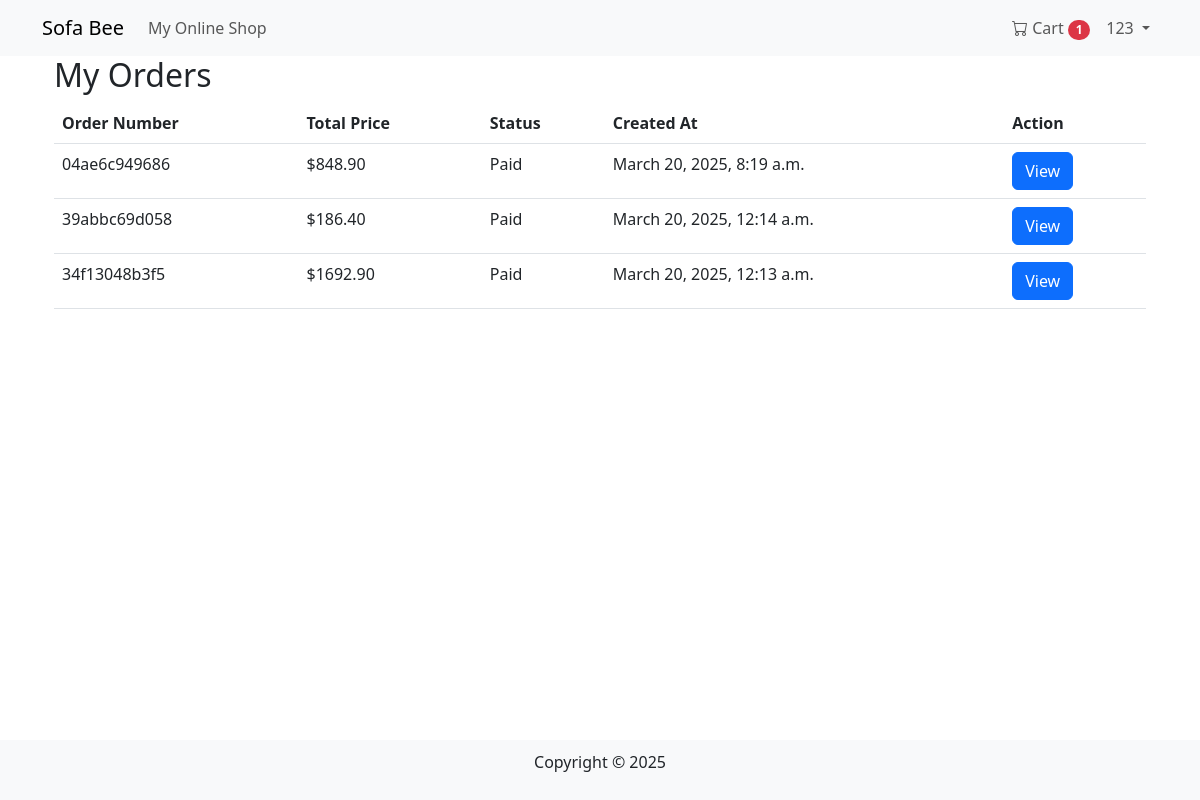
The page /orders/ (signed in) on the database as committed earlier.
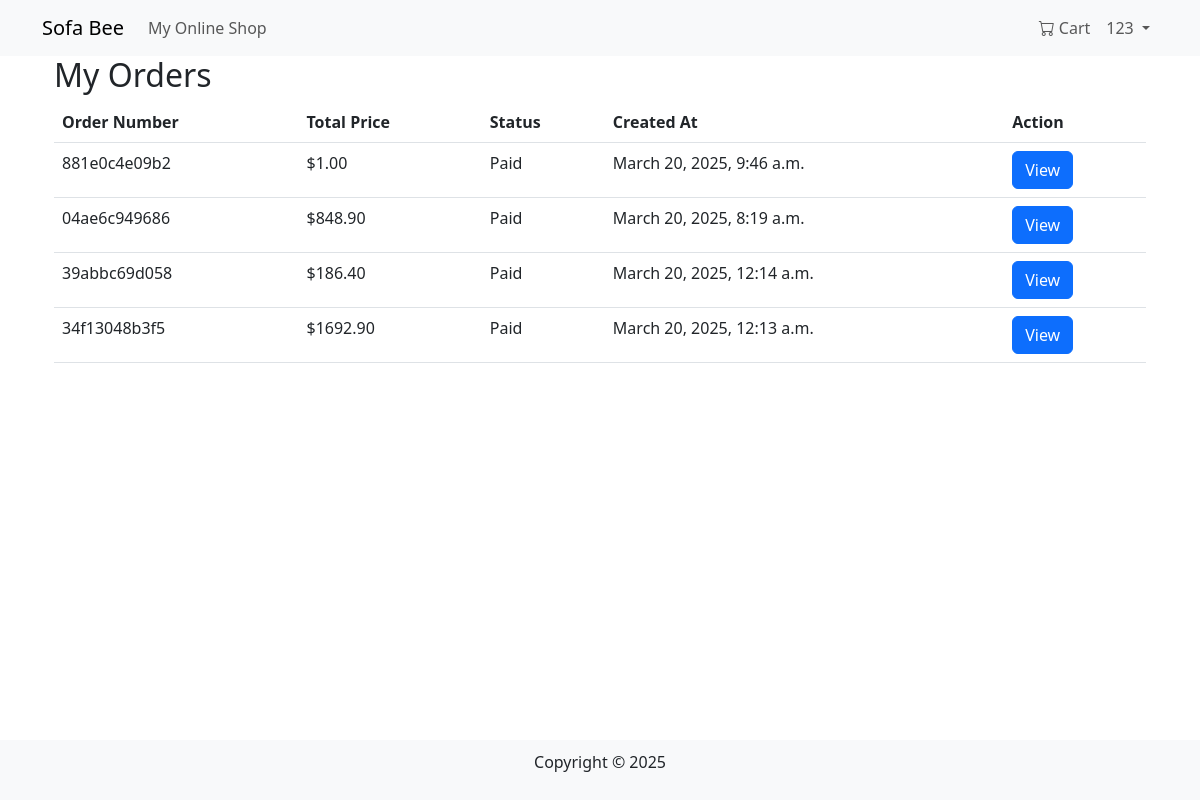
The same page on the database as committed later.
### orders/models.py (models this page shows, shortened)
class Order(models.Model):
    STATUS_CHOICES = [
        ('pending', 'Pending Payment'),
        ('paid', 'Paid'),
        ('shipped', 'Shipped'),
        ('completed', 'Completed'),
    ]
    PAYMENT_CHOICES = [
        ('credit_card', 'Credit Card'),
        ('paypal', 'PayPal'),
        ('wechat', 'WeChat Pay'),
        ('alipay', 'Alipay'),
        ('cash', 'Cash on Delivery'),
    ]
    user = models.ForeignKey(User, on_delete=models.CASCADE, related_name='orders')
    order_number = models.CharField(max_length=20, unique=True)
    total_price = models.DecimalField(max_digits=10, decimal_places=2)
    paid_at = models.DateTimeField(null=True, blank=True)  # Record payment time
    status = models.CharField(max_length=10, choices=STATUS_CHOICES, default='pending')
    payment_method = models.CharField(max_length=20, choices=PAYMENT_CHOICES, default='credit_card')
    shipping_address = models.TextField(null=True, blank=True)
    created_at = models.DateTimeField(auto_now_add=True)

### orders/views.py (the view)
# urls.py: path('', views.order_list, name='order_list'),
@login_required
def order_list(request):
    orders = Order.objects.filter(user=request.user).order_by('-created_at')
    return render(request, 'orders/order_list.html', {'orders': orders})

### cart/context_processors.py (called while the page is built)
def cart_processor(request):
    cart = None
    cart_total_items = 0
    if request.user.is_authenticated:
        try:
            cart = Cart.objects.get(user=request.user)
            cart_total_items = cart.items.count()
        except Cart.DoesNotExist:
            pass
    return {
        'cart': cart,
        'cart_total_items': cart_total_items
    }

### orders/templates/orders/order_list.html
{% extends "base.html" %}
{% block content %}
<div class="container">
    <h2>My Orders</h2>
    <table class="table">
        <thead>
            <tr>
                <th>Order Number</th>
                <th>Total Price</th>
                <th>Status</th>
                <th>Created At</th>
                <th>Action</th>
            </tr>
        </thead>
        <tbody>
            {% for order in orders %}
            <tr>
                <td>{{ order.order_number }}</td>
                <td>${{ order.total_price }}</td>
                <td>{{ order.get_status_display }}</td>
                <td>{{ order.created_at }}</td>
                <td><a href="{% url 'orders:order_detail' order.id %}" class="btn btn-primary">View</a></td>
            </tr>
            {% empty %}
            <tr><td colspan="5">No orders found.</td></tr>
            {% endfor %}
        </tbody>
    </table>
</div>
{% endblock %}

### products/templates/base.html (shortened to what this page needs)
<!DOCTYPE html>
<html lang="en">
<head>
    <link rel="stylesheet" href="https://cdn.jsdelivr.net/npm/bootstrap@5.3.0/dist/css/bootstrap.min.css">
    <link rel="stylesheet" href="https://cdn.jsdelivr.net/npm/bootstrap-icons@1.11.1/font/bootstrap-icons.css">
</head>
<body>
    <nav class="navbar navbar-expand-lg navbar-light bg-light">
        <div class="container">
            <a class="navbar-brand" href="{% url 'products:product_list' %}">Sofa Bee</a>
            <div class="collapse navbar-collapse" id="navbarNav">
                <ul class="navbar-nav me-auto">
                    <li class="nav-item"><a class="nav-link" href="{% url 'products:product_list' %}">My Online Shop</a></li>
                </ul>
                <ul class="navbar-nav">
                    {% if user.is_authenticated %}
                        <li class="nav-item">
                            <a class="nav-link" href="{% url 'cart:cart_detail' %}">
                                <i class="bi bi-cart"></i> Cart
                                {% if cart_total_items > 0 %}
                                    <span class="badge bg-danger rounded-pill">{{ cart_total_items }}</span>
                                {% endif %}
                            </a>
                        </li>
                        <li class="nav-item dropdown">
                            <a class="nav-link dropdown-toggle" href="#" id="userDropdown" role="button"
                              data-bs-toggle="dropdown" aria-expanded="false">
                                {{ user.username }}
                            </a>
                        </li>
                    {% else %}
                        <li class="nav-item"><a class="btn btn-primary" href="{% url 'users:login' %}">Log In</a></li>
                    {% endif %}
                </ul>
            </div>
        </div>
    </nav>
    <div class="container content">
        {% block content %}{% endblock %}
    </div>
    <footer>
        <p>Copyright © 2025</p>
    </footer>
</body>
</html>

Rows that differ between the two databases and show on the page:
added Order: order_number "881e0c4e09b2", total_price "1.00", status "Paid", created_at "March 20, 2025, 9:46 a.m."
Other text that changed with them:
{{ cart_total_items }}: "1" → (not shown)
